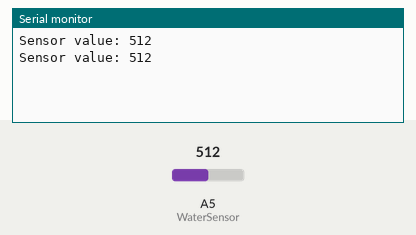
A sketch run on a simulated Arduino Uno, built with avr-gcc and run on an emulated ATmega328P. Shown: the last lines printed to the serial monitor. The test bench sets the inputs (shaded band); at power-on: A5 (WaterSensor) = 512.

Above: at 1.8 s.
1.9 s: A5 (WaterSensor) set to 716
At 2.8 s:
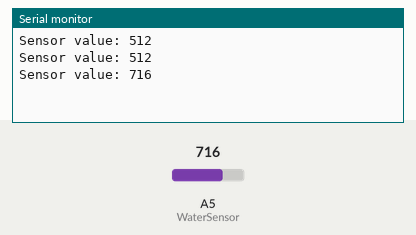
3.4 s: A5 (WaterSensor) set to 900
At 4.4 s:
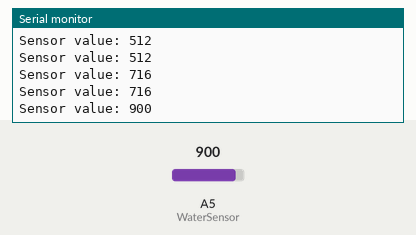
Timing chart, 0 to 6.4 s (numbered marks = the images above; inputs shaded):
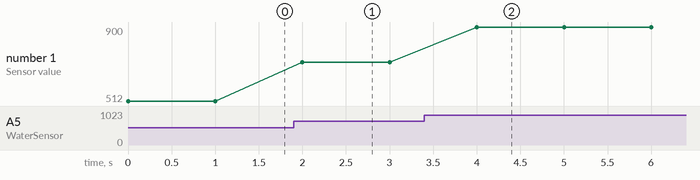

The sketch:

WaterSensorOutput.ino
```cpp
// This file reads the analog values of the Water Sensor and outputs it in the Serial Monitor
// Simply used to calibrate and monitor sensor values

#define POWER_PIN  7

int value = 0; // variable to store the sensor value
int WaterSensor = A5;

void setup() {
  Serial.begin(9600);
}

void loop() {
    value = analogRead(WaterSensor); // read the analog value from sensor
    Serial.print("Sensor value: ");
    Serial.println(value);

    delay(1000);
}
```

Measured:
- after the input at 1.9 s, the serial monitor: prints a new line after 0.10 s (image 1)
- after the input at 3.4 s, the serial monitor: prints a new line after 0.60 s (image 2)
- plotted number 1: 512 → 716 after the input at 1.9 s, 716 → 900 after the input at 3.4 s
